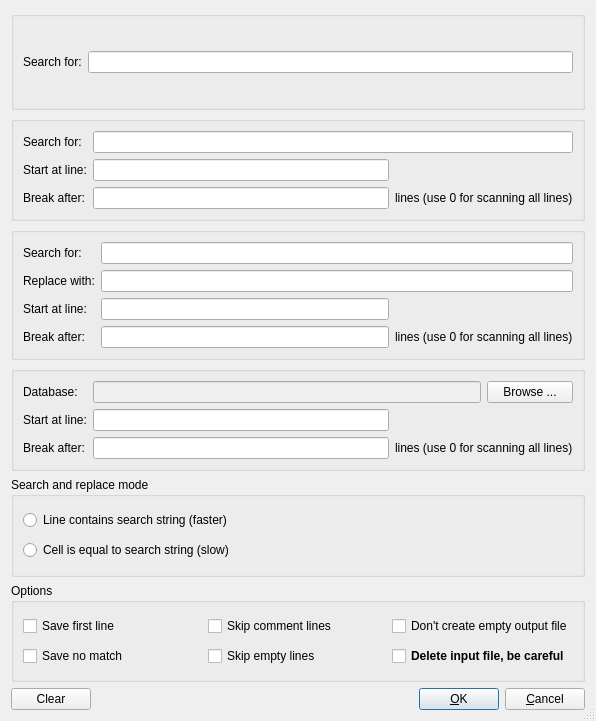
<?xml version="1.0" encoding="UTF-8"?>
<ui version="4.0">
 <class>SearchDialog</class>
 <widget class="QDialog" name="SearchDialog">
  <property name="geometry">
   <rect>
    <x>0</x>
    <y>0</y>
    <width>596</width>
    <height>721</height>
   </rect>
  </property>
  <property name="acceptDrops">
   <bool>true</bool>
  </property>
  <property name="windowTitle">
   <string>Search dialog</string>
  </property>
  <property name="sizeGripEnabled">
   <bool>true</bool>
  </property>
  <layout class="QGridLayout" name="gridLayout_7">
   <item row="0" column="0">
    <widget class="QGroupBox" name="groupBox_SearchAndReplace_1">
     <property name="title">
      <string/>
     </property>
     <layout class="QGridLayout" name="gridLayout_3">
      <item row="0" column="0">
       <widget class="QLabel" name="SearchForLabelText_1">
        <property name="text">
         <string>Search for:</string>
        </property>
       </widget>
      </item>
      <item row="0" column="1">
       <widget class="QLineEdit" name="SearchString_lineEdit_1">
        <property name="minimumSize">
         <size>
          <width>0</width>
          <height>0</height>
         </size>
        </property>
       </widget>
      </item>
     </layout>
    </widget>
   </item>
   <item row="1" column="0">
    <widget class="QGroupBox" name="groupBox_SearchAndReplace_2">
     <property name="title">
      <string/>
     </property>
     <layout class="QGridLayout" name="gridLayout_6">
      <item row="0" column="0">
       <widget class="QLabel" name="SearchForLabelText_2">
        <property name="text">
         <string>Search for:</string>
        </property>
       </widget>
      </item>
      <item row="0" column="1" colspan="2">
       <widget class="QLineEdit" name="SearchString_lineEdit_2">
        <property name="minimumSize">
         <size>
          <width>0</width>
          <height>0</height>
         </size>
        </property>
       </widget>
      </item>
      <item row="1" column="0">
       <widget class="QLabel" name="StartAtLineLabelText_2">
        <property name="text">
         <string>Start at line:</string>
        </property>
       </widget>
      </item>
      <item row="1" column="1">
       <widget class="QLineEdit" name="StartAtLine_lineEdit_2">
        <property name="minimumSize">
         <size>
          <width>0</width>
          <height>0</height>
         </size>
        </property>
       </widget>
      </item>
      <item row="2" column="0">
       <widget class="QLabel" name="BreakAfterNLinesLabelText_21">
        <property name="text">
         <string>Break after:</string>
        </property>
       </widget>
      </item>
      <item row="2" column="1">
       <widget class="QLineEdit" name="BreakAfterNLines_lineEdit_2">
        <property name="minimumSize">
         <size>
          <width>0</width>
          <height>0</height>
         </size>
        </property>
        <property name="maximumSize">
         <size>
          <width>16777215</width>
          <height>16777215</height>
         </size>
        </property>
       </widget>
      </item>
      <item row="2" column="2">
       <widget class="QLabel" name="BreakAfterNLinesLabelText_22">
        <property name="text">
         <string>lines (use 0 for scanning all lines)</string>
        </property>
       </widget>
      </item>
     </layout>
    </widget>
   </item>
   <item row="2" column="0">
    <widget class="QGroupBox" name="groupBox_SearchAndReplace_3">
     <property name="title">
      <string/>
     </property>
     <layout class="QGridLayout" name="gridLayout">
      <item row="0" column="0">
       <widget class="QLabel" name="SearchForLabelText_3">
        <property name="text">
         <string>Search for:</string>
        </property>
       </widget>
      </item>
      <item row="0" column="1" colspan="2">
       <widget class="QLineEdit" name="SearchString_lineEdit_3">
        <property name="minimumSize">
         <size>
          <width>0</width>
          <height>0</height>
         </size>
        </property>
       </widget>
      </item>
      <item row="1" column="0">
       <widget class="QLabel" name="ReplaceWithLabelText_2">
        <property name="text">
         <string>Replace with:</string>
        </property>
       </widget>
      </item>
      <item row="1" column="1" colspan="2">
       <widget class="QLineEdit" name="ReplaceString_lineEdit_3">
        <property name="minimumSize">
         <size>
          <width>0</width>
          <height>0</height>
         </size>
        </property>
       </widget>
      </item>
      <item row="2" column="0">
       <widget class="QLabel" name="StartAtLineLabelText_3">
        <property name="text">
         <string>Start at line:</string>
        </property>
       </widget>
      </item>
      <item row="2" column="1">
       <widget class="QLineEdit" name="StartAtLine_lineEdit_3">
        <property name="minimumSize">
         <size>
          <width>0</width>
          <height>0</height>
         </size>
        </property>
       </widget>
      </item>
      <item row="3" column="0">
       <widget class="QLabel" name="BreakAfterNLinesLabelText_31">
        <property name="text">
         <string>Break after:</string>
        </property>
       </widget>
      </item>
      <item row="3" column="1">
       <widget class="QLineEdit" name="BreakAfterNLines_lineEdit_3">
        <property name="minimumSize">
         <size>
          <width>0</width>
          <height>0</height>
         </size>
        </property>
        <property name="maximumSize">
         <size>
          <width>16777215</width>
          <height>16777215</height>
         </size>
        </property>
       </widget>
      </item>
      <item row="3" column="2">
       <widget class="QLabel" name="BreakAfterNLinesLabelText_32">
        <property name="text">
         <string>lines (use 0 for scanning all lines)</string>
        </property>
       </widget>
      </item>
     </layout>
    </widget>
   </item>
   <item row="3" column="0">
    <widget class="QGroupBox" name="groupBox_SearchAndReplace_4">
     <property name="title">
      <string/>
     </property>
     <layout class="QGridLayout" name="gridLayout_2">
      <item row="0" column="0">
       <widget class="QLabel" name="DatabaseLabelText_3">
        <property name="text">
         <string>Database:</string>
        </property>
       </widget>
      </item>
      <item row="0" column="1" colspan="2">
       <widget class="QLineEdit" name="DatabaseName_lineEdit_4">
        <property name="enabled">
         <bool>false</bool>
        </property>
        <property name="minimumSize">
         <size>
          <width>0</width>
          <height>0</height>
         </size>
        </property>
       </widget>
      </item>
      <item row="1" column="0">
       <widget class="QLabel" name="StartAtLineLabelText_4">
        <property name="text">
         <string>Start at line:</string>
        </property>
       </widget>
      </item>
      <item row="1" column="1">
       <widget class="QLineEdit" name="StartAtLine_lineEdit_4">
        <property name="minimumSize">
         <size>
          <width>0</width>
          <height>0</height>
         </size>
        </property>
       </widget>
      </item>
      <item row="2" column="0">
       <widget class="QLabel" name="BreakAfterNLinesLabelText_41">
        <property name="text">
         <string>Break after:</string>
        </property>
       </widget>
      </item>
      <item row="2" column="1">
       <widget class="QLineEdit" name="BreakAfterNLines_lineEdit_4">
        <property name="minimumSize">
         <size>
          <width>0</width>
          <height>0</height>
         </size>
        </property>
        <property name="maximumSize">
         <size>
          <width>16777215</width>
          <height>16777215</height>
         </size>
        </property>
       </widget>
      </item>
      <item row="2" column="2" colspan="2">
       <widget class="QLabel" name="BreakAfterNLinesLabelText_42">
        <property name="text">
         <string>lines (use 0 for scanning all lines)</string>
        </property>
       </widget>
      </item>
      <item row="0" column="3">
       <widget class="QPushButton" name="browseDatabaseName_pushButton">
        <property name="text">
         <string>Browse ...</string>
        </property>
       </widget>
      </item>
     </layout>
    </widget>
   </item>
   <item row="4" column="0">
    <widget class="QGroupBox" name="groupBox_SearchAndReplaceMode">
     <property name="title">
      <string>Search and replace mode</string>
     </property>
     <layout class="QGridLayout" name="gridLayout_4">
      <item row="0" column="0">
       <widget class="QRadioButton" name="Line_radioButton">
        <property name="text">
         <string>Line contains search string (faster)</string>
        </property>
       </widget>
      </item>
      <item row="1" column="0">
       <widget class="QRadioButton" name="Cell_radioButton">
        <property name="text">
         <string>Cell is equal to search string (slow)</string>
        </property>
       </widget>
      </item>
     </layout>
    </widget>
   </item>
   <item row="5" column="0">
    <widget class="QGroupBox" name="groupBox_Options">
     <property name="title">
      <string>Options</string>
     </property>
     <layout class="QGridLayout" name="gridLayout_5">
      <item row="0" column="0">
       <widget class="QCheckBox" name="SaveFirstLine_checkBox">
        <property name="text">
         <string>Save first line</string>
        </property>
       </widget>
      </item>
      <item row="0" column="1">
       <widget class="QCheckBox" name="SkipCommentLines_checkBox">
        <property name="text">
         <string>Skip comment lines</string>
        </property>
       </widget>
      </item>
      <item row="0" column="2">
       <widget class="QCheckBox" name="NoEmptyOutputFile_checkBox">
        <property name="text">
         <string>Don't create empty output file</string>
        </property>
       </widget>
      </item>
      <item row="1" column="0">
       <widget class="QCheckBox" name="SaveNoMatch_checkBox">
        <property name="text">
         <string>Save no match</string>
        </property>
       </widget>
      </item>
      <item row="1" column="1">
       <widget class="QCheckBox" name="SkipEmptyLines_checkBox">
        <property name="text">
         <string>Skip empty lines</string>
        </property>
       </widget>
      </item>
      <item row="1" column="2">
       <widget class="QCheckBox" name="DeleteInputFile_checkBox">
        <property name="font">
         <font>
          <weight>75</weight>
          <bold>true</bold>
         </font>
        </property>
        <property name="text">
         <string>Delete input file, be careful</string>
        </property>
       </widget>
      </item>
     </layout>
    </widget>
   </item>
   <item row="6" column="0">
    <layout class="QHBoxLayout" name="horizontalLayout">
     <item>
      <widget class="QPushButton" name="ClearAll_pushButton">
       <property name="text">
        <string>Clear</string>
       </property>
      </widget>
     </item>
     <item>
      <spacer name="horizontalSpacer_1">
       <property name="orientation">
        <enum>Qt::Horizontal</enum>
       </property>
       <property name="sizeHint" stdset="0">
        <size>
         <width>333</width>
         <height>20</height>
        </size>
       </property>
      </spacer>
     </item>
     <item>
      <widget class="QPushButton" name="OK_pushButton">
       <property name="text">
        <string>&amp;OK</string>
       </property>
       <property name="default">
        <bool>true</bool>
       </property>
      </widget>
     </item>
     <item>
      <widget class="QPushButton" name="Cancel_pushButton">
       <property name="text">
        <string>&amp;Cancel</string>
       </property>
      </widget>
     </item>
    </layout>
   </item>
  </layout>
 </widget>
 <tabstops>
  <tabstop>SearchString_lineEdit_1</tabstop>
  <tabstop>SearchString_lineEdit_2</tabstop>
  <tabstop>StartAtLine_lineEdit_2</tabstop>
  <tabstop>BreakAfterNLines_lineEdit_2</tabstop>
  <tabstop>SearchString_lineEdit_3</tabstop>
  <tabstop>ReplaceString_lineEdit_3</tabstop>
  <tabstop>StartAtLine_lineEdit_3</tabstop>
  <tabstop>BreakAfterNLines_lineEdit_3</tabstop>
  <tabstop>DatabaseName_lineEdit_4</tabstop>
  <tabstop>browseDatabaseName_pushButton</tabstop>
  <tabstop>StartAtLine_lineEdit_4</tabstop>
  <tabstop>BreakAfterNLines_lineEdit_4</tabstop>
  <tabstop>Line_radioButton</tabstop>
  <tabstop>Cell_radioButton</tabstop>
  <tabstop>SaveFirstLine_checkBox</tabstop>
  <tabstop>SaveNoMatch_checkBox</tabstop>
  <tabstop>SkipCommentLines_checkBox</tabstop>
  <tabstop>SkipEmptyLines_checkBox</tabstop>
  <tabstop>NoEmptyOutputFile_checkBox</tabstop>
  <tabstop>DeleteInputFile_checkBox</tabstop>
  <tabstop>ClearAll_pushButton</tabstop>
  <tabstop>OK_pushButton</tabstop>
  <tabstop>Cancel_pushButton</tabstop>
 </tabstops>
 <resources/>
 <connections/>
</ui>
